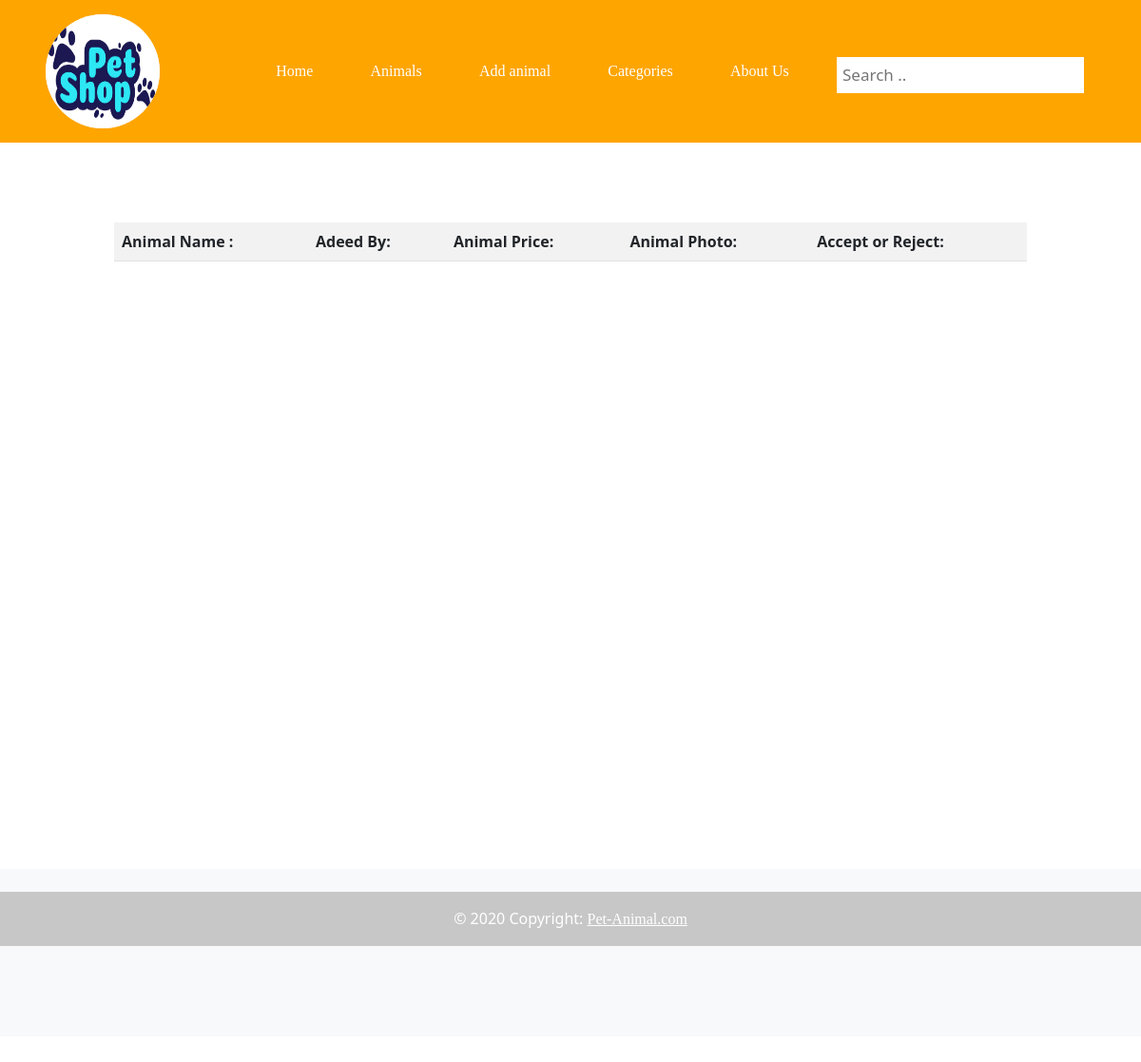
Page /requestPage on the earlier database version.
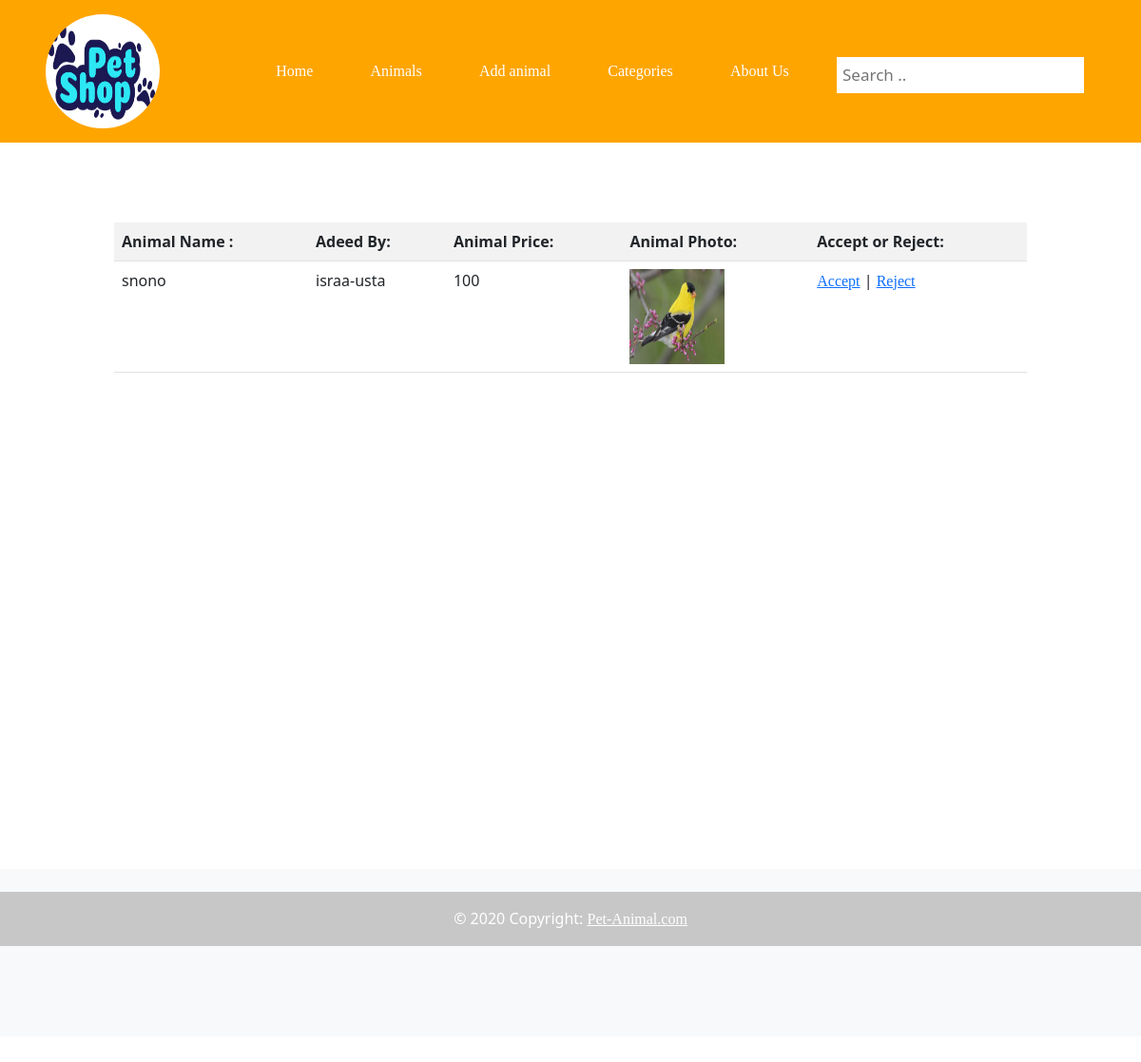
Same page on the later database version.
### user/models.py (models this page shows, shortened)
class Animal(models.Model):
    animal_name=models.CharField(max_length=200)
    description=models.TextField()
    price=models.IntegerField()
    age=models.FloatField()
    image=models.ImageField(upload_to='Media', blank=True)
    isDelete=models.BooleanField()
    isAccepted=models.BooleanField()
    added_by=models.ForeignKey(User,related_name='added_animals', on_delete=models.CASCADE)
    category=models.ForeignKey(Category,related_name='animals_in_this_category', on_delete=models.CASCADE)
    created_at=models.DateTimeField(auto_now_add=True)
    updated_at=models.DateTimeField(auto_now=True)
    objects=CUserManager()

class User(AbstractBaseUser, PermissionsMixin):
    first_name=models.CharField(max_length=200)
    last_name=models.CharField(max_length=200)
    email=models.CharField(max_length=255, unique=True)
    password=models.CharField(max_length=150)
    phone_number=models.CharField(max_length=10)
    city=models.CharField(max_length=45)
    gender=models.CharField(max_length=10,default="")
    rule_type=models.ForeignKey(Rule,related_name='users_in_this_rule', on_delete=models.CASCADE)
    created_at=models.DateTimeField(auto_now_add=True)
    updated_at=models.DateTimeField(auto_now=True)
    is_staff = models.BooleanField(_('staff status'),default=False)
    USERNAME_FIELD = 'email'
    REQUIRED_FIELDS = []
    objects =CUserManager()

### Adminn/views.py (the view)
# urls.py: path('requestPage', views.requestPage),
def requestPage(request):
    context={
        'requests':models.getAllRequests(request.POST)
    }
    return render(request ,'requests.html',context)

### Adminn/models.py (called while the page is built)
def getAllRequests(info):
    print("kkkkkkkkkkkkkkkkkkkkkkkkkkkkkkkkkkkkkkkkkkkkkkkkkk")
    return Animal.objects.filter(isAccepted=0).filter(isDelete=0)

### Adminn/templates/requests.html (shortened to what this page needs)
<!DOCTYPE html>
<html lang="en">
<head>
    {% load static %}
    <link rel="stylesheet" href="{% static 'css/requests.css' %}">
    <link rel="stylesheet" href="{% static 'css/mainPage.css' %}">
    <link href="https://cdn.jsdelivr.net/npm/bootstrap@5.1.3/dist/css/bootstrap.min.css" rel="stylesheet">
</head>
<body>
    <header>
        <div class="image-container">
            <img src="static/image/LOGO.png" alt="">
        </div>
        <ul class="nav">
          <li class="nav-item">
            <a  aria-current="page" href="/mainPage">Home</a>
          </li>
          <li class="nav-item">
            <a  href="/showAllAnimals">Animals</a>
          </li>
          <li class="nav-item">
            <a href="/addAnimalPage">Add animal</a>
          </li>
          <li class="nav-item">
            <a href="/allCategories">Categories</a>
          </li>
          <li class="nav-item">
              <a href="/aboutUs">About Us</a>
            </li>
        </ul>
        <div class="search-container">
            <form action="#">
                <div class="input-box">
                    <input type="text" placeholder="Search .. " required>
                  </div>
            </form>
          </div>
    </header>
      <div class="container11" style="margin-top: 5%;
      width: 80%;
      margin-left: 10%;">
        <table class="table table-striped">
            <th>Animal Name :</th>
            <th>Adeed By:</th>
            <th>Animal Price:</th>
            <th>Animal Photo:</th>
            <th>Accept or Reject:</th>
            {%for animal in requests %}
            <tr>
                <td>{{animal.animal_name}}</td>
                <td>{{animal.added_by.first_name}}-{{animal.added_by.last_name}}</td>
                <td>{{animal.price}}</td>
               <td><img src="/Media/{{animal.image}}" style="    width: 100px;" alt="image for this animal"></td>
                <td> <a href="/accept/{{animal.id}}">Accept</a> | <a href="/reject/{{animal.id}}">Reject</a></td>
            </tr>
            {%endfor%}
        </table>
      </div>
      <footer class="bg-light text-center text-white">
        <div class="container p-4 pb-0">
        </div>
        <div class="text-center p-3" style="background-color: rgba(0, 0, 0, 0.2);">
          © 2020 Copyright:
          <a class="text-white" href="https://mdbootstrap.com/">Pet-Animal.com</a>
        </div>
      </footer>
</body>
</html>

### Adminn/static/requests.css (style rules this page uses)
body { width: 100%; height: 100%; }
.container11 { width: 80%; height: 80%; padding-top: 2%; margin-top: 5%; overflow: scroll; }
td img { width:100px; height: 100px; }

### user/static/css/mainPage.css (style rules this page uses)
html , body { height: 110%; width: 100%; }
header { height: 17%; width: 100%; background-color: #ffa500; display: flex; align-items: center; justify-content: space-between; }
* { box-sizing: border-box; }
.nav { width: 50%; justify-content: space-around; font-family: cursive; }
.nav-item a { color: white; text-decoration: none; }
.input-box input { border-color: #ffa500; }
.search-container { float: right; margin-right: 5%; }
.image-container img { background-color: #f4e6cc; margin-left: 20%; width: 50%; height: 100%; border-radius: 50%; }
.image-container { width: 20%; height: 80%; }
input[type=text] { padding: 6px; margin-top: 8px; font-size: 17px; border: none; }
a { font-family: cursive; }
footer { width: 100%; height: 20%; align-items: center; }

Differences in the rows shown:
added Animal: animal_name "snono", added_by.first_name "israa", added_by.last_name "usta", price "100", image (picture)
